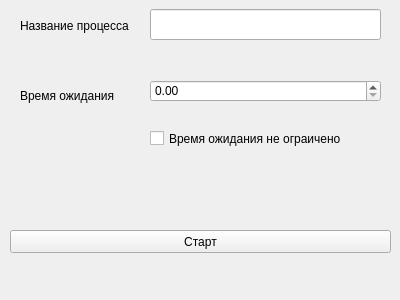
<?xml version="1.0" encoding="UTF-8"?>
<ui version="4.0">
 <class>Form</class>
 <widget class="QWidget" name="Form">
  <property name="geometry">
   <rect>
    <x>0</x>
    <y>0</y>
    <width>400</width>
    <height>300</height>
   </rect>
  </property>
  <property name="windowTitle">
   <string>Form</string>
  </property>
  <widget class="QLabel" name="label">
   <property name="geometry">
    <rect>
     <x>20</x>
     <y>10</y>
     <width>111</width>
     <height>31</height>
    </rect>
   </property>
   <property name="text">
    <string>Название процесса</string>
   </property>
  </widget>
  <widget class="QLineEdit" name="lineEdit">
   <property name="geometry">
    <rect>
     <x>150</x>
     <y>9</y>
     <width>231</width>
     <height>31</height>
    </rect>
   </property>
  </widget>
  <widget class="QLabel" name="label_2">
   <property name="geometry">
    <rect>
     <x>20</x>
     <y>80</y>
     <width>111</width>
     <height>31</height>
    </rect>
   </property>
   <property name="text">
    <string>Время ожидания</string>
   </property>
  </widget>
  <widget class="QDoubleSpinBox" name="doubleSpinBox">
   <property name="geometry">
    <rect>
     <x>150</x>
     <y>80</y>
     <width>231</width>
     <height>22</height>
    </rect>
   </property>
  </widget>
  <widget class="QCheckBox" name="checkBox">
   <property name="geometry">
    <rect>
     <x>150</x>
     <y>130</y>
     <width>191</width>
     <height>17</height>
    </rect>
   </property>
   <property name="text">
    <string>Время ожидания не ограичено</string>
   </property>
  </widget>
  <widget class="QLabel" name="label_3">
   <property name="geometry">
    <rect>
     <x>20</x>
     <y>130</y>
     <width>121</width>
     <height>16</height>
    </rect>
   </property>
   <property name="text">
    <string/>
   </property>
  </widget>
  <widget class="QLabel" name="label_4">
   <property name="geometry">
    <rect>
     <x>20</x>
     <y>190</y>
     <width>361</width>
     <height>16</height>
    </rect>
   </property>
   <property name="text">
    <string/>
   </property>
  </widget>
  <widget class="QPushButton" name="pushButton">
   <property name="geometry">
    <rect>
     <x>10</x>
     <y>230</y>
     <width>381</width>
     <height>23</height>
    </rect>
   </property>
   <property name="text">
    <string>Старт</string>
   </property>
  </widget>
 </widget>
 <resources/>
 <connections/>
</ui>
